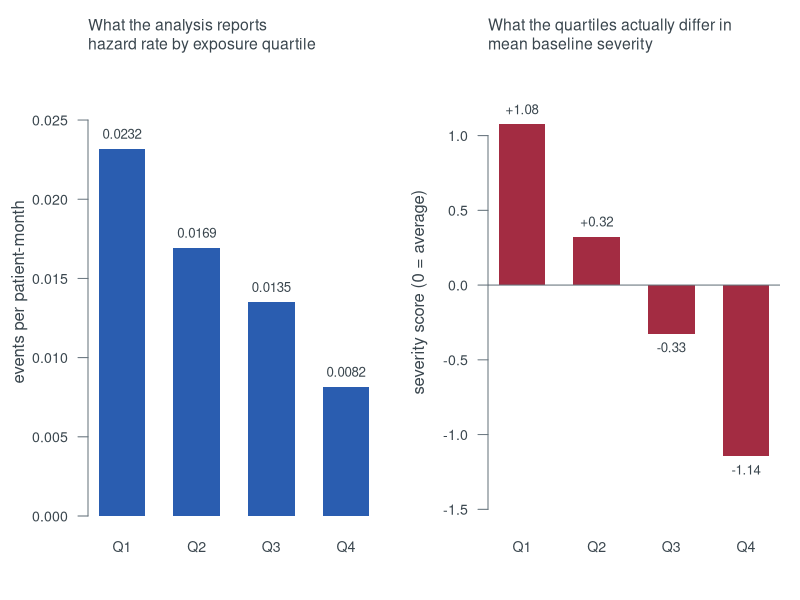
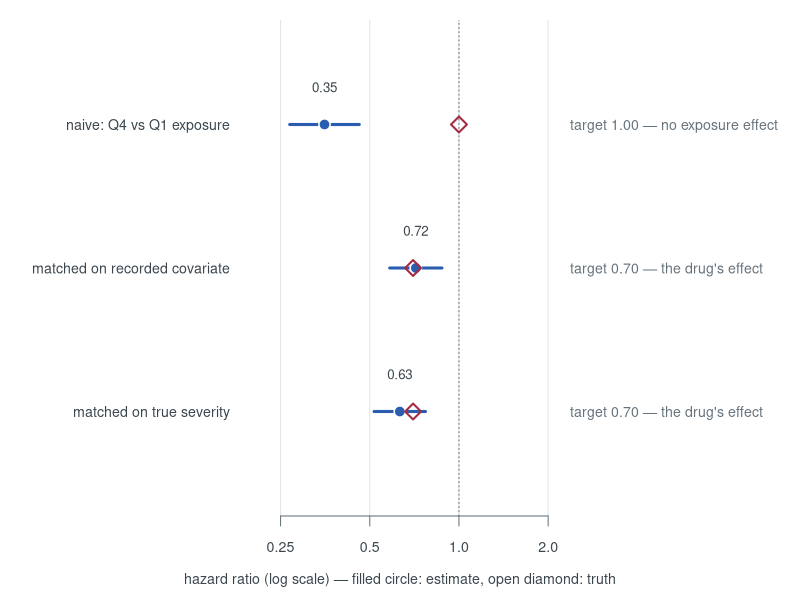

R code for these plots, in order:
## ---- chunk 1
INK <- "#3A464E"; MUTED <- "#66737C"; GRID <- "#DFE5E8"
DRUG <- "#2A5DB0"; PROGNOSIS <- "#A32C42"
## ---- chunk 2
simulate <- function(seed = 20260910, n = 1200, theta_cl = 0.40, beta_s = 0.55,
                     true_te = 0.70, beta_exp = 0.00, proxy_sd = 0.50) {
  ## theta_cl  severity -> clearance   (catabolism)
  ## beta_s    severity -> hazard      (prognosis)
  ## true_te   the drug's real effect  (hazard ratio vs no drug)
  ## beta_exp  exposure -> hazard      (THE ANSWER; 0.00 means none)
  ## proxy_sd  how badly the recorded covariate measures true severity
  set.seed(seed)
  CL0 <- 0.25; TAU <- 14; DOSE <- 240; H0 <- 0.020; TMAX <- 36

  arm <- function(treated) {
    S    <- rnorm(n)                                  # true severity, never observed
    X    <- S + rnorm(n, 0, proxy_sd)                 # what the case report form records
    CL   <- CL0 * exp(theta_cl * S + rnorm(n, 0, 0.25))
    cavg <- DOSE / (CL * TAU)                         # exposure falls as clearance rises
    h    <- H0 *
            exp(beta_s * S) *                         # prognosis drives the hazard
            (if (treated) true_te else 1) *           # the drug works, by a fixed amount
            exp(beta_exp * log(cavg / median(cavg)))
    t <- rexp(n, rate = h)
    list(S = S, X = X, CL = CL, cavg = cavg,
         time = pmin(t, TMAX), event = t <= TMAX)
  }
  list(treated = arm(TRUE), control = arm(FALSE))
}

sim <- simulate()
treated <- sim$treated; control <- sim$control
cat(sprintf("treated %d, control %d\n", length(treated$time), length(control$time)))
cat(sprintf("events:  %d vs %d\n", sum(treated$event), sum(control$event)))
## ---- chunk 3
## The parameter has to be live, or "we set it to zero" proves nothing.
same    <- simulate(beta_exp =  0.00)$treated
with_er <- simulate(beta_exp = -0.50)$treated
stopifnot(identical(same$cavg, with_er$cavg))            # same patients, same exposures
stopifnot(!identical(same$time, with_er$time))           # but different outcomes
cat("beta_exp = 0.00  ->  exposure multiplier is exactly 1 for all",
    length(same$time), "patients\n")
cat("true exposure effect per e-fold of Cavg: HR = 1.000000 (by construction)\n")
## ---- chunk 4
hazard_ratio <- function(dA, mA, dB, mB) {
  eA <- sum(dA$event[mA]); tA <- sum(dA$time[mA])
  eB <- sum(dB$event[mB]); tB <- sum(dB$time[mB])
  hr <- (eA / tA) / (eB / tB)
  se <- sqrt(1 / eA + 1 / eB)                            # standard error of log HR
  c(hr = hr, lo = hr * exp(-1.96 * se), hi = hr * exp(1.96 * se))
}

quartiles <- function(d, key = "cavg") {
  v <- d[[key]]; q <- unname(quantile(v, c(.25, .50, .75)))
  list(v <= q[1], v > q[1] & v <= q[2], v > q[2] & v <= q[3], v > q[3])
}

Q <- quartiles(treated)
cat(sprintf("%4s%11s%15s%8s%9s\n", "", "mean Cavg", "mean severity",
            "events", "hazard"))
for (i in 1:4) {
  m <- Q[[i]]; e <- sum(treated$event[m]); pt <- sum(treated$time[m])
  cat(sprintf("  Q%d%11.1f%+15.2f%8d%9.4f\n", i, mean(treated$cavg[m]),
              mean(treated$S[m]), e, e / pt))
}
## ---- chunk 5
#| fig-width: 9
#| fig-height: 3.9
haz <- sapply(Q, function(m) sum(treated$event[m]) / sum(treated$time[m]))
sev <- sapply(Q, function(m) mean(treated$S[m]))
lab <- c("Q1", "Q2", "Q3", "Q4")

op <- par(mfrow = c(1, 2), mar = c(4.2, 4.4, 3.4, 1), col.axis = INK,
          col.lab = INK, fg = MUTED, las = 1, cex.axis = 0.85)

## No grid on these two panels. Drawing one behind base-R bars means calling
## barplot twice with matching `space`, and a silent mismatch there shifts the
## bars off their own axis. The value labels carry the numbers instead.
b <- barplot(haz, names.arg = lab, col = DRUG, border = NA, space = 0.6,
             ylim = c(0, max(haz) * 1.22), ylab = "events per patient-month")
text(b, haz, sprintf("%.4f", haz), pos = 3, cex = 0.8, col = INK)
title("What the analysis reports\nhazard rate by exposure quartile",
      adj = 0, cex.main = 0.95, font.main = 1, col.main = INK)

b2 <- barplot(sev, names.arg = lab, col = PROGNOSIS, border = NA, space = 0.6,
              ylim = c(min(sev) * 1.35, max(sev) * 1.35),
              ylab = "severity score (0 = average)")
abline(h = 0, col = MUTED)
text(b2, sev, sprintf("%+.2f", sev), pos = ifelse(sev > 0, 3, 1),
     cex = 0.8, col = INK)
title("What the quartiles actually differ in\nmean baseline severity",
      adj = 0, cex.main = 0.95, font.main = 1, col.main = INK)
par(op)
## ---- chunk 6
naive <- hazard_ratio(treated, Q[[4]], treated, Q[[1]])
cat("highest vs lowest exposure quartile\n")
cat(sprintf("  HR = %.2f   95%% CI %.2f to %.2f\n", naive[1], naive[2], naive[3]))
cat("  truth       1.00\n")
## ---- chunk 7
xq <- unname(quantile(treated$X, c(.2, .4, .6, .8)))
strata <- list(treated$X <= xq[1],
               treated$X > xq[1] & treated$X <= xq[2],
               treated$X > xq[2] & treated$X <= xq[3],
               treated$X > xq[3] & treated$X <= xq[4],
               treated$X > xq[4])
num <- 0; den <- 0
for (s in strata) {
  eA <- sum(treated$event[s & Q[[4]]]); tA <- sum(treated$time[s & Q[[4]]])
  eB <- sum(treated$event[s & Q[[1]]]); tB <- sum(treated$time[s & Q[[1]]])
  if (eA > 0 && eB > 0) { num <- num + eA / tA; den <- den + eB / tB }
}
cat(sprintf("  HR stratified on the recorded covariate = %.2f\n", num / den))
cat(sprintf("  unadjusted                              = %.2f\n", naive[1]))
cat        ("  truth                                   = 1.00\n")
## ---- chunk 8
match_controls <- function(treated, control, mask, on = "X") {
  pool <- seq_along(control[[on]]); chosen <- integer(0)
  for (i in which(mask)) {
    k <- which.min(abs(control[[on]][pool] - treated[[on]][i]))
    chosen <- c(chosen, pool[k]); pool <- pool[-k]
  }
  m <- rep(FALSE, length(control[[on]])); m[chosen] <- TRUE; m
}

mX <- match_controls(treated, control, Q[[1]], "X")
matched <- hazard_ratio(treated, Q[[1]], control, mX)
cat(sprintf("matched on the recorded covariate:  treated Q1 mean %+.2f vs controls %+.2f\n",
            mean(treated$X[Q[[1]]]), mean(control$X[mX])))
cat(sprintf("  HR (lowest-exposure treated vs matched controls) = %.2f   95%% CI %.2f to %.2f\n",
            matched[1], matched[2], matched[3]))
cat        ("  the drug's true effect                           = 0.70\n")

mS <- match_controls(treated, control, Q[[1]], "S")
oracle <- hazard_ratio(treated, Q[[1]], control, mS)
cat(sprintf("  matched on TRUE severity (not available in life) = %.2f   95%% CI %.2f to %.2f\n",
            oracle[1], oracle[2], oracle[3]))
## ---- chunk 9
#| fig-width: 9
#| fig-height: 2.9
rows    <- list(naive, matched, oracle)
names_  <- c("naive: Q4 vs Q1 exposure", "matched on recorded covariate",
             "matched on true severity")
targets <- c(1.00, 0.70, 0.70)
tnames  <- c("no exposure effect", "the drug's effect", "the drug's effect")

op <- par(mar = c(4.2, 12, 1, 12), col.axis = INK, col.lab = INK, fg = MUTED,
          las = 1, cex.axis = 0.85)
plot(NA, xlim = c(0.2, 2), ylim = c(0.4, 3.6), log = "x", xaxt = "n",
     yaxt = "n", xlab = "", ylab = "", bty = "n")
abline(v = c(0.25, 0.5, 1, 2), col = GRID)
abline(v = 1, col = MUTED, lty = 3)
axis(1, at = c(0.25, 0.5, 1, 2), labels = c("0.25", "0.5", "1.0", "2.0"))
mtext("hazard ratio (log scale) — filled circle: estimate, open diamond: truth",
      side = 1, line = 2.6, cex = 0.85, col = INK)
for (i in seq_along(rows)) {
  y <- length(rows) + 1 - i
  segments(rows[[i]][2], y, rows[[i]][3], y, col = DRUG, lwd = 3)
  points(rows[[i]][1], y, pch = 21, bg = DRUG, col = "white", cex = 1.5, lwd = 1.5)
  points(targets[i], y, pch = 5, col = PROGNOSIS, cex = 1.5, lwd = 2)
  text(rows[[i]][1], y + 0.26, sprintf("%.2f", rows[[i]][1]), cex = 0.8, col = INK)
  mtext(names_[i], side = 2, at = y, line = 0.5, cex = 0.85, col = INK)
  mtext(sprintf("target %.2f — %s", targets[i], tnames[i]), side = 4, at = y,
        line = 0.5, cex = 0.85, col = MUTED, adj = 0)
}
par(op)
## ---- chunk 10
flat      <- simulate(theta_cl = 0.0)
flatQ     <- quartiles(flat$treated)
flat_naive <- hazard_ratio(flat$treated, flatQ[[4]], flat$treated, flatQ[[1]])

perf   <- simulate(proxy_sd = 0.01)
perfQ  <- quartiles(perf$treated)
perf_matched <- hazard_ratio(perf$treated, perfQ[[1]], perf$control,
                             match_controls(perf$treated, perf$control,
                                            perfQ[[1]], "X"))

checks <- list(
  c("a zero exposure effect is reported as a large one",
    naive[3] < 0.75),
  c("and it is not a confidence problem — the interval excludes 1",
    naive[3] < 1.0),
  c("removing the clearance-prognosis link removes the whole signal",
    flat_naive[2] < 1.0 && flat_naive[3] > 1.0),
  c("case-matching moves the estimate most of the way back",
    matched[1] > 2 * naive[1]),
  c("recording prognosis better closes the residual gap",
    abs(perf_matched[1] - oracle[1]) < abs(matched[1] - oracle[1]))
)
for (ch in checks) cat(sprintf("  %s  %s\n",
                               if (as.logical(ch[2])) "PASS" else "FAIL", ch[1]))
stopifnot(all(sapply(checks, function(ch) as.logical(ch[2]))))

cat(sprintf("\n  sabotage 1 (theta_cl = 0):  HR %.2f (%.2f-%.2f)  <- the bias is gone\n",
            flat_naive[1], flat_naive[2], flat_naive[3]))
cat(sprintf("  sabotage 2 (perfect covariate): matched HR %.2f vs %.2f with a noisy one\n",
            perf_matched[1], matched[1]))
